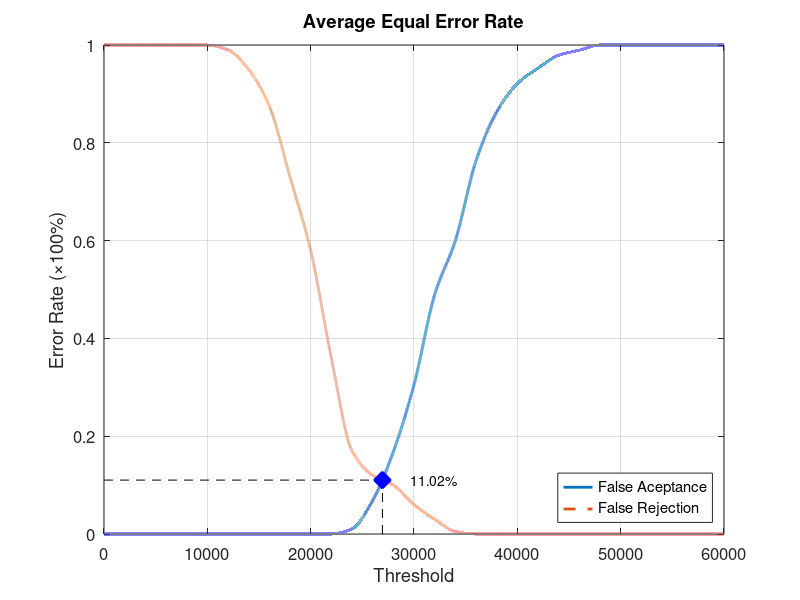
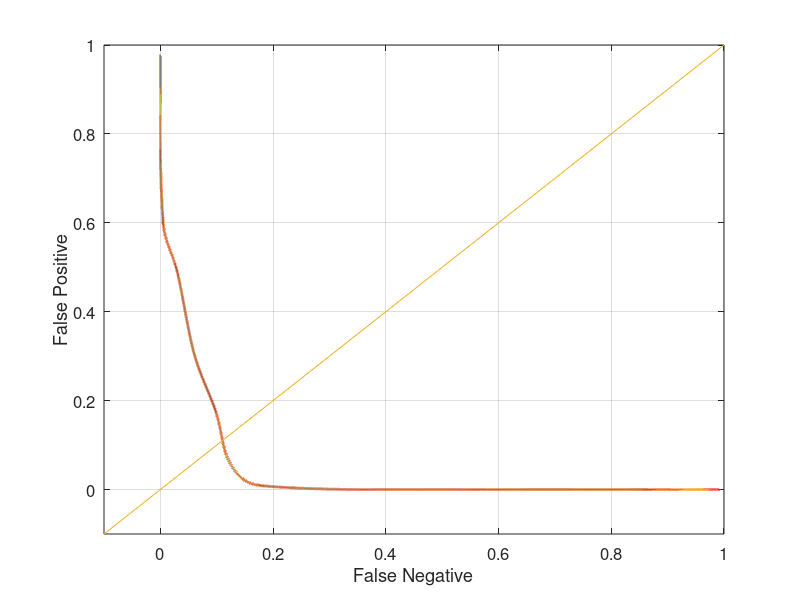

The MATLAB script that drew these images, in order:
function yEER = Database1_1
close all;
clear;
clc;
x = 0:2000:60000;
xq = 0:0.5:60000;

y0 = [0 0 0 0 0 0 0 0 0 0 0 0 0.0105263 0.0684211 0.168421 0.305263 0.489474 0.6 0.763158 0.863158 0.921053 0.952632 0.978947 0.989474 1 1 1 1 1 1 1];
yy0 = interp1(x, y0, xq, 'pchip');
y1 = [1 1 1 1 1 1 0.99 0.95 0.875 0.73 0.58 0.36 0.17 0.12 0.1 0.06 0.03 0.005 0 0 0 0 0 0 0 0 0 0 0 0 0];
yy1 = interp1(x, y1, xq, 'pchip');

% Calculating EER: 
y2 = abs(y0 - y1);
find(y2 == min(y2))
yy2 = abs(yy0 - yy1);
xEER = find(yy2 == min(yy2));
xEERIndex = xq(xEER) % X-axis EER
yEER = yy0(xEER) % Y-axis EER

main = figure
plot(xq, yy0,'-','LineWidth', 2);	hold on
plot(xq, yy1,'--','LineWidth', 2);	hold on
plot([xEERIndex xEERIndex], [0 yEER], 'k--');	hold on
plot([0 xEERIndex], [yEER yEER], 'k--');	hold on
plot(xEERIndex, yEER, 'bx', 'LineWidth', 10);	hold on
text(xEERIndex + 10 * xEERIndex / 100, yEER, [num2str(round((10000 * yEER)) / 100) '%'])
legend('False Aceptance', 'False Rejection', 'Location', 'SouthEast')
xlabel('Threshold')
ylabel('Error Rate (\times100%)')
title('Average Equal Error Rate')
set(gca, 'FontSize', 12)
axis([0 60000 0 1])
grid on

print(main, 'Database1_1Main', '-dpng');
FNRxFPR = figure('Color', [1 1 1]);
plot(yy1, yy0, '-', yy1, yy0, 'LineWidth', 2);
hold on
y = -0.1:0.1:1
plot(y, y); 
set(gca, 'FontSize', 12)
xlabel('False Negative')
ylabel('False Positive')
axis([-0.1 1 -0.1 1])
set(gca, 'FontSize', 12)
grid on

print(FNRxFPR, 'Database1_1FNRxFPR','-dpng');
end
